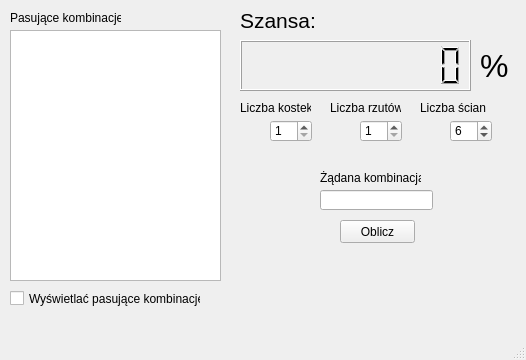
<?xml version="1.0" encoding="UTF-8"?>
<ui version="4.0">
 <class>MainWindow</class>
 <widget class="QMainWindow" name="MainWindow">
  <property name="geometry">
   <rect>
    <x>0</x>
    <y>0</y>
    <width>526</width>
    <height>360</height>
   </rect>
  </property>
  <property name="windowTitle">
   <string>Kostki</string>
  </property>
  <widget class="QWidget" name="centralWidget">
   <widget class="QSpinBox" name="diceNoSpin">
    <property name="geometry">
     <rect>
      <x>270</x>
      <y>120</y>
      <width>42</width>
      <height>22</height>
     </rect>
    </property>
    <property name="minimum">
     <number>1</number>
    </property>
   </widget>
   <widget class="QSpinBox" name="rollNoSpin">
    <property name="geometry">
     <rect>
      <x>360</x>
      <y>120</y>
      <width>42</width>
      <height>22</height>
     </rect>
    </property>
    <property name="minimum">
     <number>1</number>
    </property>
   </widget>
   <widget class="QLabel" name="label">
    <property name="geometry">
     <rect>
      <x>240</x>
      <y>100</y>
      <width>71</width>
      <height>16</height>
     </rect>
    </property>
    <property name="text">
     <string>Liczba kostek</string>
    </property>
   </widget>
   <widget class="QLabel" name="label_2">
    <property name="geometry">
     <rect>
      <x>330</x>
      <y>100</y>
      <width>71</width>
      <height>16</height>
     </rect>
    </property>
    <property name="text">
     <string>Liczba rzutów</string>
    </property>
   </widget>
   <widget class="QLabel" name="label_3">
    <property name="geometry">
     <rect>
      <x>320</x>
      <y>170</y>
      <width>101</width>
      <height>16</height>
     </rect>
    </property>
    <property name="text">
     <string>Żądana kombinacja</string>
    </property>
   </widget>
   <widget class="QLineEdit" name="combEdit">
    <property name="geometry">
     <rect>
      <x>320</x>
      <y>190</y>
      <width>113</width>
      <height>20</height>
     </rect>
    </property>
   </widget>
   <widget class="QLCDNumber" name="resultLCD">
    <property name="geometry">
     <rect>
      <x>240</x>
      <y>40</y>
      <width>231</width>
      <height>51</height>
     </rect>
    </property>
    <property name="smallDecimalPoint">
     <bool>false</bool>
    </property>
    <property name="digitCount">
     <number>10</number>
    </property>
    <property name="value" stdset="0">
     <double>0.000000000000000</double>
    </property>
   </widget>
   <widget class="QPushButton" name="ExecButton">
    <property name="geometry">
     <rect>
      <x>340</x>
      <y>220</y>
      <width>75</width>
      <height>23</height>
     </rect>
    </property>
    <property name="text">
     <string>Oblicz</string>
    </property>
   </widget>
   <widget class="QTextEdit" name="textEdit">
    <property name="geometry">
     <rect>
      <x>10</x>
      <y>30</y>
      <width>211</width>
      <height>251</height>
     </rect>
    </property>
   </widget>
   <widget class="QCheckBox" name="checkBox">
    <property name="geometry">
     <rect>
      <x>10</x>
      <y>290</y>
      <width>191</width>
      <height>17</height>
     </rect>
    </property>
    <property name="text">
     <string>Wyświetlać pasujące kombinacje?</string>
    </property>
   </widget>
   <widget class="QLabel" name="label_4">
    <property name="geometry">
     <rect>
      <x>480</x>
      <y>50</y>
      <width>31</width>
      <height>31</height>
     </rect>
    </property>
    <property name="font">
     <font>
      <pointsize>24</pointsize>
     </font>
    </property>
    <property name="text">
     <string>%</string>
    </property>
   </widget>
   <widget class="QLabel" name="label_5">
    <property name="geometry">
     <rect>
      <x>240</x>
      <y>10</y>
      <width>81</width>
      <height>21</height>
     </rect>
    </property>
    <property name="font">
     <font>
      <pointsize>16</pointsize>
     </font>
    </property>
    <property name="text">
     <string>Szansa:</string>
    </property>
   </widget>
   <widget class="QLabel" name="label_6">
    <property name="geometry">
     <rect>
      <x>10</x>
      <y>10</y>
      <width>111</width>
      <height>16</height>
     </rect>
    </property>
    <property name="text">
     <string>Pasujące kombinacje</string>
    </property>
   </widget>
   <widget class="QSpinBox" name="faceNoSpin">
    <property name="geometry">
     <rect>
      <x>450</x>
      <y>120</y>
      <width>42</width>
      <height>22</height>
     </rect>
    </property>
    <property name="minimum">
     <number>1</number>
    </property>
    <property name="value">
     <number>6</number>
    </property>
   </widget>
   <widget class="QLabel" name="label_7">
    <property name="geometry">
     <rect>
      <x>420</x>
      <y>100</y>
      <width>71</width>
      <height>16</height>
     </rect>
    </property>
    <property name="text">
     <string>Liczba ścian</string>
    </property>
   </widget>
  </widget>
  <widget class="QMenuBar" name="menuBar">
   <property name="geometry">
    <rect>
     <x>0</x>
     <y>0</y>
     <width>526</width>
     <height>21</height>
    </rect>
   </property>
  </widget>
  <widget class="QStatusBar" name="statusBar"/>
 </widget>
 <layoutdefault spacing="6" margin="11"/>
 <resources/>
 <connections/>
</ui>
